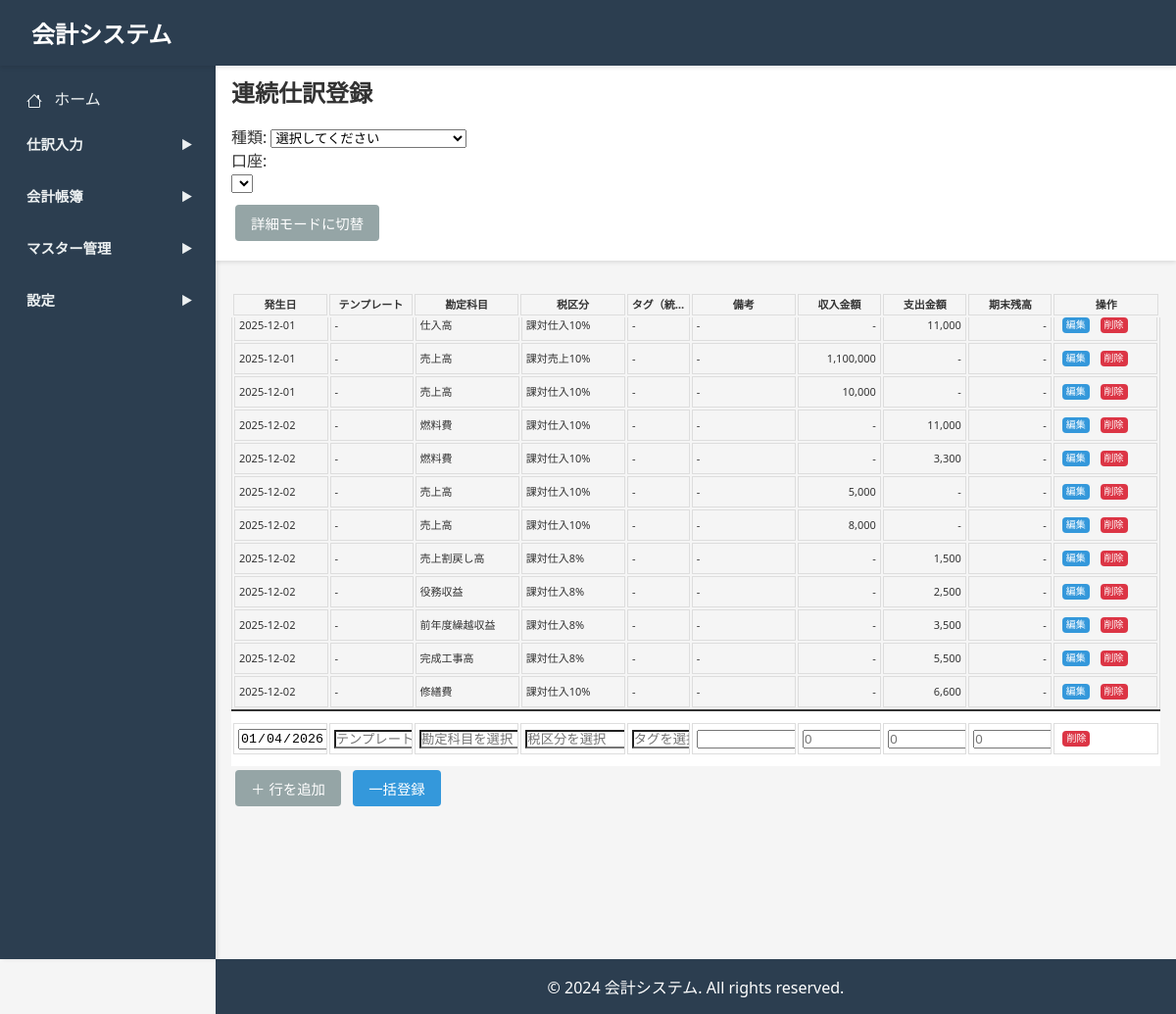
Page /cash-books/batch on the committed database.
### models.py (models this page shows, shortened)
class Base(declarative_base()):
    __abstract__ = True
    pass

class CashBook(Base):
    __tablename__ = 'cash_books'
    id = Column(Integer, primary_key=True)
    organization_id = Column(Integer, ForeignKey('organizations.id'), nullable=False)
    transaction_date = Column(String(10), nullable=False)  # YYYY-MM-DD形式
    account_item_id = Column(Integer, ForeignKey('account_items.id'), nullable=False)
    tax_category_id = Column(Integer, ForeignKey('tax_categories.id'))
    tax_rate = Column(String(10))  # 例: "8%", "10%"
    counterparty = Column(String(255))
    item_name = Column(String(255))
    department = Column(String(255))
    memo_tag = Column(String(255))
    payment_account = Column(String(255))
    remarks = Column(Text)
    amount_with_tax = Column(Integer, nullable=False)
    amount_without_tax = Column(Integer)
    tax_amount = Column(Integer)
    balance = Column(Integer)
    created_at = Column(String(19))  # YYYY-MM-DD HH:MM:SS形式
    updated_at = Column(String(19))
    account_item = relationship("AccountItem", foreign_keys=[account_item_id])
    tax_category = relationship("TaxCategory", foreign_keys=[tax_category_id])

class AccountItem(Base):
    __tablename__ = 'account_items'
    id = Column(Integer, primary_key=True)
    organization_id = Column(Integer, ForeignKey('organizations.id'), nullable=False)
    account_name = Column(String(255), nullable=False)
    display_name = Column(String(255))
    sub_category = Column(String(255))
    mid_category = Column(String(255))
    major_category = Column(String(255))
    liquidity_category = Column(String(50))
    liquidity_rank = Column(Integer)
    pl_category = Column(String(50))
    pl_rank = Column(Integer)
    bs_category = Column(String(50))
    bs_rank = Column(Integer)
    income_counterpart = Column(String(255))
    expense_counterpart = Column(String(255))
    tax_category = Column(String(255))
    shortcut1 = Column(String(50))
    shortcut2 = Column(String(50))
    input_candidate = Column(Boolean, default=True)
    sub_account_priority_tag = Column(Boolean, default=False)

class TaxCategory(Base):
    __tablename__ = 'tax_categories'
    id = Column(Integer, primary_key=True)
    name = Column(String(50), unique=True, nullable=False) # 例: 課対仕入10%

### app.py (the view)
@app.route('/cash-books/batch', methods=['GET'])
def batch_create_cash_books_page():
    db = SessionLocal()
    try:
        account_item_id = request.args.get('account_item_id', type=int)
        cash_books_query = db.query(CashBook).join(
            AccountItem, CashBook.account_item_id == AccountItem.id, isouter=True
        ).join(
            TaxCategory, CashBook.tax_category_id == TaxCategory.id, isouter=True
        )
        if account_item_id:
            account = db.query(Account).filter(Account.account_item_id == account_item_id).first()
            if account:
                cash_books_query = cash_books_query.filter(
                    CashBook.payment_account == account.account_name
                )
        cash_books_query = cash_books_query.order_by(
            CashBook.transaction_date.desc(), CashBook.id.desc()
        ).limit(50).all()
        cash_books = []
        for cb in cash_books_query:
            deposit_amount = cb.amount_with_tax if cb.amount_with_tax > 0 else None
            withdrawal_amount = abs(cb.amount_with_tax) if cb.amount_with_tax < 0 else None
            cash_books.append({
                'id': cb.id,
                'transaction_date': cb.transaction_date,
                'account_name': cb.payment_account or '',
                'account_item_name': cb.account_item.account_name if cb.account_item else '',
                'tax_category': cb.tax_category.name if cb.tax_category else cb.tax_rate or '',
                'counterparty': cb.counterparty,
                'item_name': cb.item_name,
                'deposit_amount': deposit_amount,
                'withdrawal_amount': withdrawal_amount,
                'tax_amount': cb.tax_amount,
                'remarks': cb.remarks
            })
        return render_template('cash_books/batch_form.html', cash_books=cash_books, account_item_id=account_item_id)
    finally:
        db.close()

### app.py (called while the page is built, shortened)
def get_current_organization():
    if 'organization_id' not in session:
        return None
    db = SessionLocal()
    org = db.query(Organization).filter(Organization.id == session['organization_id']).first()
    db.close()
    return org

@app.context_processor
def inject_globals():
    current_org = get_current_organization()
    current_fiscal_period = None
    return dict(
        Account=Account,
        current_organization=current_org,
        current_fiscal_period=current_fiscal_period
    )

### templates/cash_books/batch_form.html (shortened to what this page needs)
{% extends "base.html" %}
{% block sticky_header %}
<div class="card" style="margin: 0; position: sticky; top: 60px; z-index: 100; background-color: white; border-radius: 0; box-shadow: 0 2px 4px rgba(0,0,0,0.1);">
    <div style="max-width: 1200px; margin: 0 auto; padding: 1rem;">
        <h2 style="margin-bottom: 1rem;">連続仕訳登録</h2>
        <div class="d-flex align-items-start mb-3">
            <div class="me-4">
                <label for="account-type-select" class="me-2 fw-bold">種類:</label>
                <select id="account-type-select" class="form-control" style="width: 200px;">
                    <option value="">選択してください</option>
                </select>
            </div>
            <div>
                <label for="account-select" class="me-2 fw-bold">口座:</label>
                <div style="width: 200px;">
                    <select id="account-select" class="form-control"></select>
                </div>
            </div>
        </div>
        <div style="margin-top: 0.5rem;">
            <button type="button" class="btn btn-sm btn-secondary" id="toggle-tag-mode-btn" onclick="toggleTagMode()">
            </button>
        </div>
    </div>
</div>
{% endblock %}
{% block content %}
<div class="card" style="margin-bottom: 20px;">
    <form id="batch-form">
        <div class="table-container">
            <table class="table table-bordered" id="transaction-table-header">
                <colgroup>
                    <col style="width: 90px;">
                    <col style="width: 80px;">
                    <col style="width: 100px;">
                    <col style="width: 100px;">
                    <col class="unified-tag-col" style="width: 60px;">
                    <col class="detail-tag-col" style="width: 60px; display: none;">
                    <col class="detail-tag-col" style="width: 60px; display: none;">
                    <col class="detail-tag-col" style="width: 60px; display: none;">
                    <col class="detail-tag-col" style="width: 60px; display: none;">
                    <col class="detail-tag-col" style="width: 60px; display: none;">
                    <col style="width: 100px;">
                    <col style="width: 80px;">
                    <col style="width: 80px;">
                    <col style="width: 80px;">
                    <col style="width: 100px;">
                </colgroup>
                <thead>
                    <tr>
                        <th>発生日</th>
                        <th>テンプレート</th>
                        <th>勘定科目</th>
                        <th>税区分</th>
                        <th class="unified-tag-header">タグ（統合）</th>
                        <th>備考</th>
                        <th>収入金額</th>
                        <th>支出金額</th>
                        <th>期末残高</th>
                        <th>操作</th>
                    </tr>
                </thead>
            </table>
        </div>
        <div class="table-scroll-container" style="max-height: 400px; overflow-y: auto;">
            <table class="table table-bordered" id="transaction-table-body">
                <colgroup>
                    <col style="width: 90px;">
                    <col style="width: 80px;">
                    <col style="width: 100px;">
                    <col style="width: 100px;">
                    <col class="unified-tag-col" style="width: 60px;">
                    <col class="detail-tag-col" style="width: 60px; display: none;">
                    <col class="detail-tag-col" style="width: 60px; display: none;">
                    <col class="detail-tag-col" style="width: 60px; display: none;">
                    <col class="detail-tag-col" style="width: 60px; display: none;">
                    <col class="detail-tag-col" style="width: 60px; display: none;">
                    <col style="width: 100px;">
                    <col style="width: 80px;">
                    <col style="width: 80px;">
                    <col style="width: 80px;">
                    <col style="width: 100px;">
                </colgroup>
                <tbody id="registered-transactions-tbody">
                    {% for cb in cash_books|reverse %}
                    <tr data-id="{{ cb.id }}" data-account-item-id="{{ cb.account_item_id }}" data-tax-category-id="{{ cb.tax_category_id }}">
                        <td>{{ cb.transaction_date }}</td>
                        <td>-</td>
                        <td>{{ cb.account_item_name }}</td>
                        <td>{{ cb.tax_category }}</td>
                        <td class="unified-tag-cell">
                            {% set tags = [] %}
                            {% if cb.counterparty %}{% set _ = tags.append(cb.counterparty + ' (取引先)') %}{% endif %}
                            {% if cb.item_name %}{% set _ = tags.append(cb.item_name + ' (品目)') %}{% endif %}
                            {% if cb.department %}{% set _ = tags.append(cb.department + ' (部門)') %}{% endif %}
                            {% if cb.project_tag %}{% set _ = tags.append(cb.project_tag + ' (案件)') %}{% endif %}
                            {% if cb.memo_tag %}{% set _ = tags.append(cb.memo_tag + ' (メモ)') %}{% endif %}
                            {{ tags|join(', ') if tags else '-' }}
                        </td>
                        <td>{{ cb.remarks or '-' }}</td>
                        <td style="text-align: right;">{{ '{:,}'.format(cb.deposit_amount) if cb.deposit_amount else '-' }}</td>
                        <td style="text-align: right;">{{ '{:,}'.format(cb.withdrawal_amount) if cb.withdrawal_amount else '-' }}</td>
                        <td style="text-align: right;">{{ '{:,}'.format(cb.tax_amount) if cb.tax_amount else '-' }}</td>
                        <td>
                            <button type="button" class="btn btn-sm btn-primary" onclick="editCashBook({{ cb.id }})">編集</button>
                            <button type="button" class="btn btn-sm btn-danger" onclick="deleteCashBook({{ cb.id }})">削除</button>
                        </td>
                    </tr>
                    {% endfor %}
                </tbody>
            </table>
        </div>
        <div class="table-container" id="transaction-table-input-container">
            <table class="table table-bordered" id="transaction-table-input">
                <colgroup>
                    <col style="width: 90px;">
                    <col style="width: 80px;">
                    <col style="width: 100px;">
                    <col style="width: 100px;">
                    <col class="unified-tag-col" style="width: 60px;">
                    <col class="detail-tag-col" style="width: 60px; display: none;">
                    <col class="detail-tag-col" style="width: 60px; display: none;">
                    <col class="detail-tag-col" style="width: 60px; display: none;">
                    <col class="detail-tag-col" style="width: 60px; display: none;">
                    <col class="detail-tag-col" style="width: 60px; display: none;">
                    <col style="width: 100px;">
                    <col style="width: 80px;">
                    <col style="width: 80px;">
                    <col style="width: 80px;">
                    <col style="width: 100px;">
                </colgroup>
                <tbody id="input-transactions-tbody">
                </tbody>
            </table>
        </div>
        <button type="button" class="btn btn-secondary" onclick="addRow()">＋ 行を追加</button>
        <button type="button" class="btn btn-primary" onclick="submitBatch()">一括登録</button>
    </form>
</div>
{% endblock %}

### templates/base.html (shortened to what this page needs)
<!DOCTYPE html>
<html lang="ja">
<head>
    <link href="https://cdn.jsdelivr.net/npm/tom-select@2.3.1/dist/css/tom-select.css" rel="stylesheet">
</head>
<body>
    <header>
        <h1>会計システム</h1>
    </header>
    <nav class="sidebar">
        <a href="{{ url_for('home') }}">
            ホーム
        </a>
        <div class="menu-group">
            <div class="menu-category" data-target="journal-entry-menu">
                <span>仕訳入力</span>
                <span class="arrow">▶</span>
            </div>
        </div>
        <div class="menu-group">
            <div class="menu-category" data-target="accounting-books-menu">
                <span>会計帳簿</span>
                <span class="arrow">▶</span>
            </div>
        </div>
        <div class="menu-group">
            <div class="menu-category" data-target="master-menu">
                <span>マスター管理</span>
                <span class="arrow">▶</span>
            </div>
        </div>
        <div class="menu-group">
            <div class="menu-category" data-target="settings-menu">
                <span>設定</span>
                <span class="arrow">▶</span>
            </div>
        </div>
    </nav>
    <div class="main-content">
        {% block sticky_header %}{% endblock %}
        <div class="container">
            {% block content %}{% endblock %}
        </div>
    </div>
    <footer>
        <p>&copy; 2024 会計システム. All rights reserved.</p>
    </footer>
</body>
</html>

### templates/cash_books/batch_form.html (style rules this page uses)
#transaction-table-header, #transaction-table-body, #transaction-table-input { table-layout: fixed; width: 100%; margin-bottom: 0; }
#transaction-table-header th, #transaction-table-body td, #transaction-table-input td { border: 1px solid #ddd; padding: 3px 4px; overflow: hidden; text-overflow: ellipsis; white-space: nowrap; font-size: 11px; line-height: 1.3; }
.table-scroll-container { border: 1px solid #ddd; border-top: none; border-bottom: none; overflow-y: scroll; }
.table-container { overflow-x: auto; }
#transaction-table-body .btn-sm, #transaction-table-input .btn-sm { padding: 2px 4px; font-size: 10px; line-height: 1.2; }
#transaction-table-input-container { position: sticky; bottom: 0; background-color: white; z-index: 10; border-top: 2px solid #333; padding-top: 10px; padding-bottom: 10px; }

### rows in the picture
CashBook: transaction_date "2025-12-01"
AccountItem: account_item_name "仕入高"
TaxCategory: tax_category "課対仕入10%" "課対仕入10%" "課対仕入10%" "課対仕入10%" "課対仕入10%" "課対仕入10%" "課対仕入10%"
CashBook: transaction_date "2025-12-01", amount_with_tax "1,100,000"
AccountItem: account_item_name "売上高" "売上高" "売上高" "売上高"
TaxCategory: tax_category "課対売上10%"
CashBook: transaction_date "2025-12-01", amount_with_tax "10,000"
CashBook: transaction_date "2025-12-02"
AccountItem: account_item_name "燃料費" "燃料費"
CashBook: transaction_date "2025-12-02"
CashBook: transaction_date "2025-12-02", amount_with_tax "5,000"
CashBook: transaction_date "2025-12-02", amount_with_tax "8,000"
CashBook: transaction_date "2025-12-02"
AccountItem: account_item_name "売上割戻し高"
TaxCategory: tax_category "課対仕入8%" "課対仕入8%" "課対仕入8%" "課対仕入8%"
CashBook: transaction_date "2025-12-02"
AccountItem: account_item_name "役務収益"
CashBook: transaction_date "2025-12-02"
AccountItem: account_item_name "前年度繰越収益"
CashBook: transaction_date "2025-12-02"
AccountItem: account_item_name "完成工事高"
CashBook: transaction_date "2025-12-02"
AccountItem: account_item_name "修繕費"

### other values in the picture
{{ tags|join(', ') if tags else '-' }} "-" "-" "-" "-" "-" "-" "-" "-" "-" "-" "-" "-"
{{ cb.remarks or '-' }} "-" "-" "-" "-" "-" "-" "-" "-" "-" "-" "-" "-"
{{ '{:,}'.format(cb.deposit_amount) if cb.deposit_amount else '-' }} "-" "-" "-" "-" "-" "-" "-" "-"
{{ '{:,}'.format(cb.withdrawal_amount) if cb.withdrawal_amount else '-' }} "11,000" "-" "-" "11,000" "3,300" "-" "-" "1,500" "2,500" "3,500" "5,500" "6,600"
{{ '{:,}'.format(cb.tax_amount) if cb.tax_amount else '-' }} "-" "-" "-" "-" "-" "-" "-" "-" "-" "-" "-" "-"
